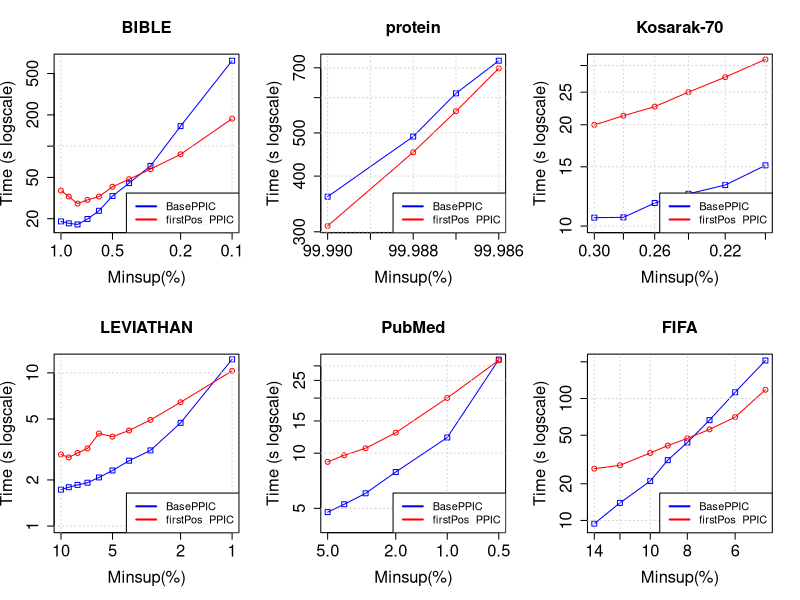

Reproduce this figure in R.
tiff("MmEsLpMiss_firstPos_PPIC.png", width=13, height=9, units='in', res=120)
par(mfrow=c(2,3), cex.lab=1.5, cex.axis=1.5, cex.main=1.5, cex.sub=1.5)

#BIBLE
#DATA
x <- c(0.01, 0.009, 0.008, 0.007, 0.006, 0.005, 0.004, 0.003, 0.002, 0.001)*100

zero <- c(18850, 18071, 17611, 19872, 23860, 33086, 44031, 64446, 155871, 664830)/1000
one <- c(37337, 32697, 27970, 30373, 32682, 40591, 48069, 60031, 83409, 183919)/1000

#PLOT
plot(x, zero, log = "xy", type="o", pch=0, xlab="Minsup(%)",ylab="Time (s logscale)", col="blue", xlim = rev(range(x)), ylim=c(17, 664))
lines(x, one, col="red", type="o", pch=1)
title(main="BIBLE", cex.lab=1.5, cex.axis=1.5, cex.main=1.5, cex.sub=1.5)
grid()
legend("bottomright", legend=c("BasePPIC", "firstPos_PPIC"), lty=c(1,1),lwd=c(2,2), col=c("blue", "red"), cex = 1)

#protein
#DATA
x <- c(0.9999, 0.99988, 0.99987, 0.99986)*100

zero <- c(359711, 490719, 613541, 726131)/1000
one <- c(309208, 452549, 559197, 697818)/1000

#PLOT
plot(x, zero, log = "xy", type="o", pch=0, xlab="Minsup(%)",ylab="Time (s logscale)", col="blue", xlim = rev(range(x)), ylim=c(309, 726))
lines(x, one, col="red", type="o", pch=1)
title(main="protein", cex.lab=1.5, cex.axis=1.5, cex.main=1.5, cex.sub=1.5)
grid()
legend("bottomright", legend=c("BasePPIC", "firstPos_PPIC"), lty=c(1,1),lwd=c(2,2), col=c("blue", "red"), cex = 1)

#Kosarak-70
#DATA
x <- c(0.003, 0.0028, 0.0026, 0.0024, 0.0022, 0.002)*100

zero <- c(10592, 10615, 11709, 12472, 13241, 15153)/1000
one <- c(19982, 21280, 22647, 25012, 27708, 31294)/1000

#PLOT
plot(x, zero, log = "xy", type="o", pch=0, xlab="Minsup(%)",ylab="Time (s logscale)", col="blue", xlim = rev(range(x)), ylim=c(10, 31))
lines(x, one, col="red", type="o", pch=1)
title(main="Kosarak-70", cex.lab=1.5, cex.axis=1.5, cex.main=1.5, cex.sub=1.5)
grid()
legend("bottomright", legend=c("BasePPIC", "firstPos_PPIC"), lty=c(1,1),lwd=c(2,2), col=c("blue", "red"), cex = 1)

#LEVIATHAN
#DATA
x <- c(0.1, 0.09, 0.08, 0.07, 0.06, 0.05, 0.04, 0.03, 0.02, 0.01)*100

zero <- c(1729, 1793, 1857, 1919, 2077, 2306, 2672, 3117, 4718, 12253)/1000
one <- c(2932, 2806, 3000, 3212, 4023, 3833, 4207, 4933, 6428, 10305)/1000

#PLOT
plot(x, zero, log = "xy", type="o", pch=0, xlab="Minsup(%)",ylab="Time (s logscale)", col="blue", xlim = rev(range(x)), ylim=c(1, 12))
lines(x, one, col="red", type="o", pch=1)
title(main="LEVIATHAN", cex.lab=1.5, cex.axis=1.5, cex.main=1.5, cex.sub=1.5)
grid()
legend("bottomright", legend=c("BasePPIC", "firstPos_PPIC"), lty=c(1,1),lwd=c(2,2), col=c("blue", "red"), cex = 1)

#PubMed
#DATA
x <- c(0.05, 0.04, 0.03, 0.02, 0.01, 0.005)*100

zero <- c(4767, 5261, 6040, 7894, 12184, 32451)/1000
one <- c(8972, 9745, 10642, 12941, 20040, 32171)/1000

#PLOT
plot(x, zero, log = "xy", type="o", pch=0, xlab="Minsup(%)",ylab="Time (s logscale)", col="blue", xlim = rev(range(x)), ylim=c(4, 32))
lines(x, one, col="red", type="o", pch=1)
title(main="PubMed", cex.lab=1.5, cex.axis=1.5, cex.main=1.5, cex.sub=1.5)
grid()
legend("bottomright", legend=c("BasePPIC", "firstPos_PPIC"), lty=c(1,1),lwd=c(2,2), col=c("blue", "red"), cex = 1)

#FIFA
#DATA
x <- c(0.14, 0.12, 0.1, 0.09, 0.08, 0.07, 0.06, 0.05)*100

zero <- c(9423, 13932, 21048, 31249, 43581, 66511, 112528, 204980)/1000
one <- c(26603, 28358, 35788, 41110, 47167, 55843, 70414, 117975)/1000

#PLOT
plot(x, zero, log = "xy", type="o", pch=0, xlab="Minsup(%)",ylab="Time (s logscale)", col="blue", xlim = rev(range(x)), ylim=c(9, 204))
lines(x, one, col="red", type="o", pch=1)
title(main="FIFA", cex.lab=1.5, cex.axis=1.5, cex.main=1.5, cex.sub=1.5)
grid()
legend("bottomright", legend=c("BasePPIC", "firstPos_PPIC"), lty=c(1,1),lwd=c(2,2), col=c("blue", "red"), cex = 1)

#slen1
#DATA
x <- c(0.0017, 0.00165, 0.0016, 0.00155, 0.0015, 0.00145, 0.0014, 0.00135, 0.0013)*100


#PLOT
#slen2
#DATA
x <- c(0.0015, 0.00145, 0.0014, 0.00135, 0.0013, 0.00125, 0.0012, 0.00115, 0.0011)*100


#PLOT
dev.off()
